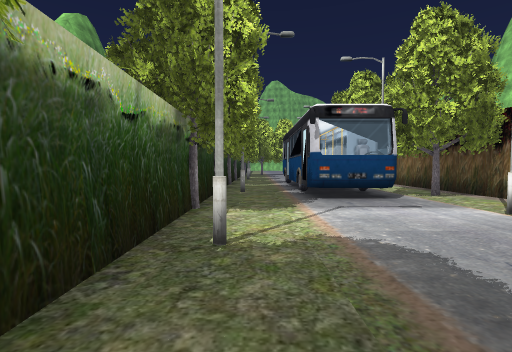
View 1 (above)

15 first-person views from a walk through a 3-D level made in the Unity game engine. The camera is 1.4 m above the floor, tilts 2° down and sees 85° across. The floor is counted in squares, 2 m on a side. Each view is taken from the middle of a square. On the plan, view 1 faces up. The plan holds only what a view shows up to about 9 squares ahead; the rest is blank. The place goes on beyond the plan. The player character is not drawn. Some surface patterns are stand-ins.

View 2
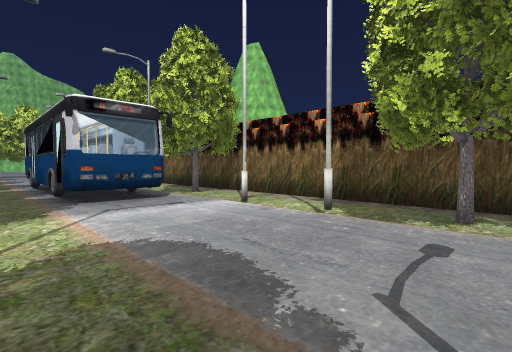

View 3
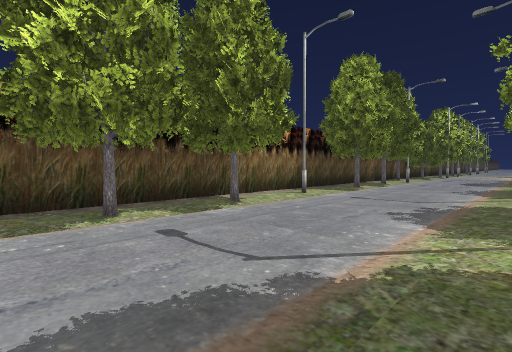

View 4
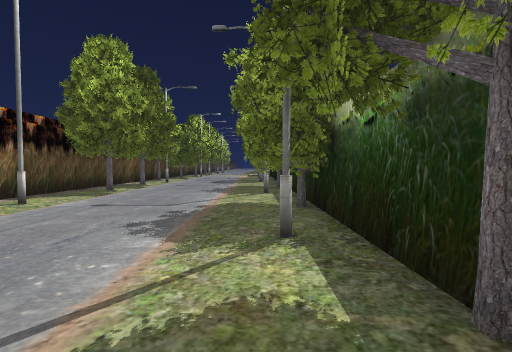

View 5
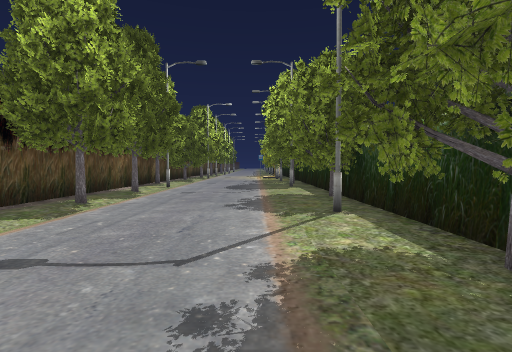

View 6
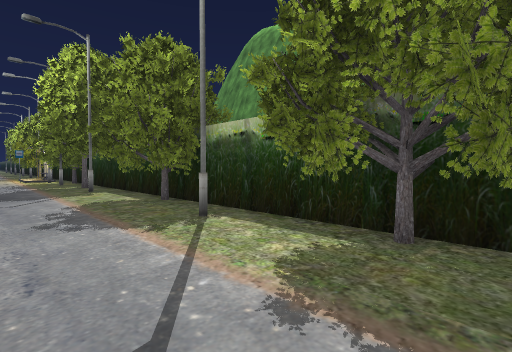

View 7
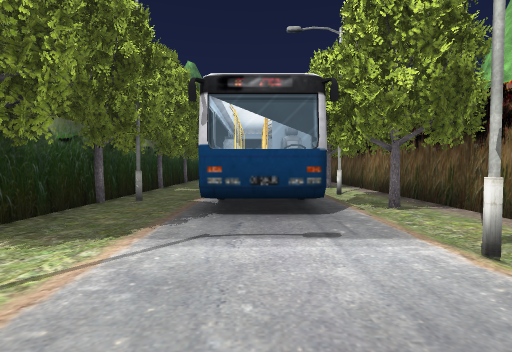

View 8
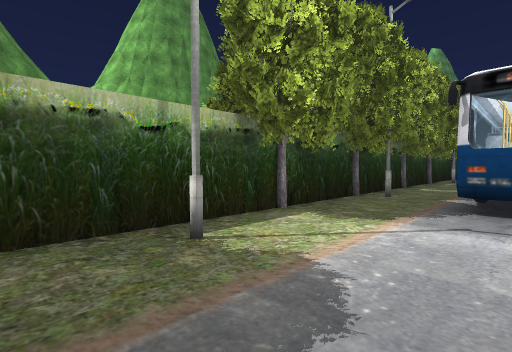

View 9
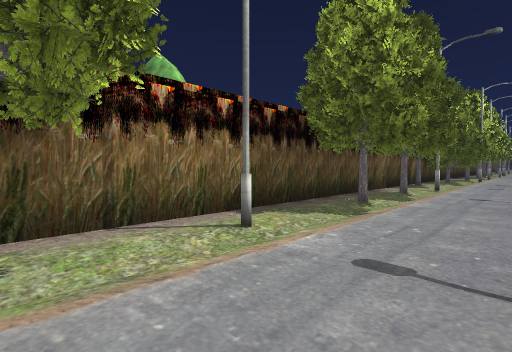

View 10
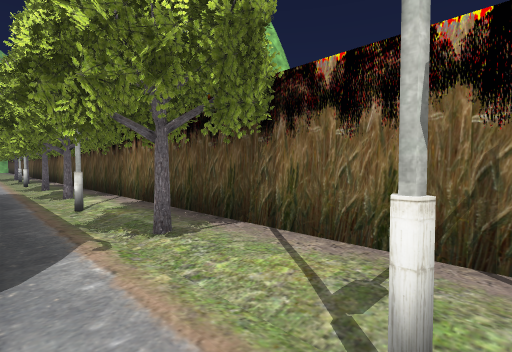

View 11
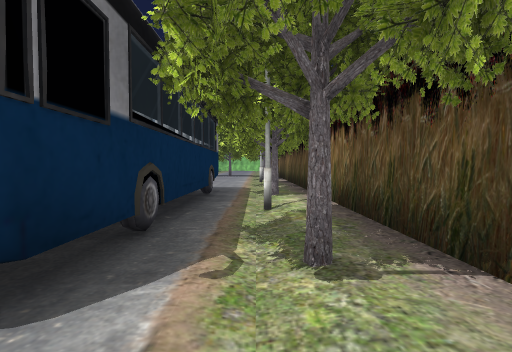

View 12
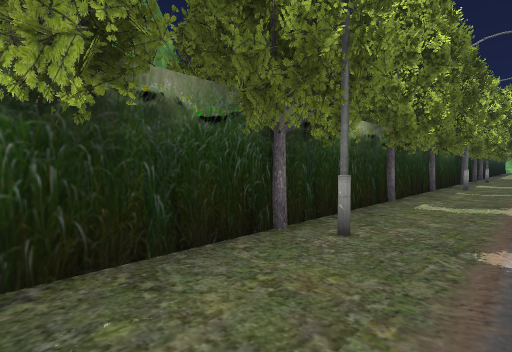

View 13
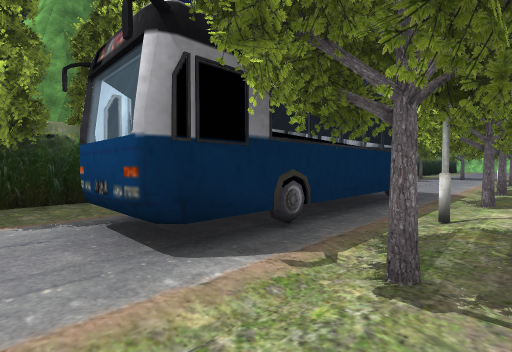

View 14
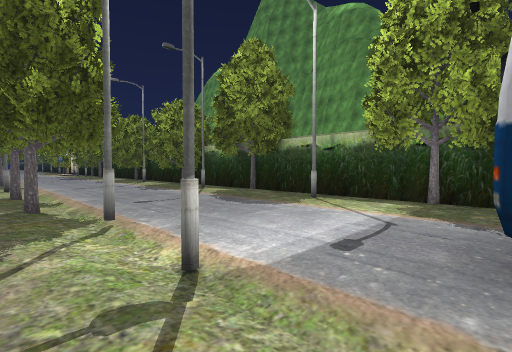

View 15
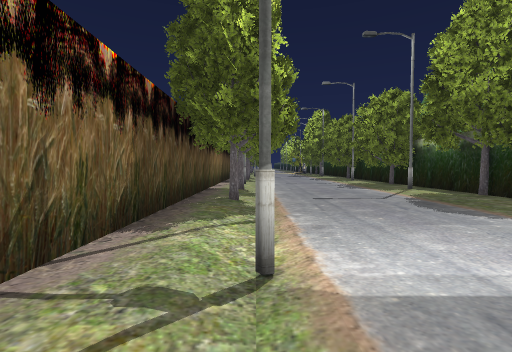

### Floor plan
Key: @ floor where view 1 was taken; # wall or solid block; x gap in a wall; . main floor; - floor 0.25 m lower than the main floor; ^ raised ledge; O other object.
Columns run from 1 left of view 1 to 6 right of it. Each row starts with its distance up from view 1.
 17      #
 16 #.  .-
 15  .  .-
 14 O.. .O.#
 13 #.. .-.#
 12 O.O O-.#
 11 #.OOO-.#
 10 #.OOO-.#
  9 #.OOO-.#
  8 O#OOO-.^
  7 ##OOOO.#
  6 #.OOO-.#
  5 O....-.#
  4 #....#.#
  3 #....-.#
  2 #....-.#
  1 O....O.#
  0 #@...-.#
 -1 #....-.#
 -2 ##...O.#
 -3 O ...-.#
 -4 # ...#.#
 -5 ##...-.#
 -6 ##...-.#
 -7 #....Ox
 -8 OO...-.#
 -9 #O...-.#
-10 #....O.#
-11 #....-.#

Positions as (right, up) in squares from view 1, and headings:
1: (0, 0), facing up
2: (0, 0), facing up-right
3: (0, 2), facing down-right
4: (0, 1), facing down
5: (1, -2), facing down
6: (2, -3), facing down-left
7: (2, 2), facing up
8: (2, 1), facing up-left
9: (2, -2), facing down-right
10: (3, 4), facing up-right
11: (4, 5), facing up
12: (1, 5), facing up-left
13: (5, 5), facing up-left
14: (5, 6), facing down-left
15: (4, 6), facing down
